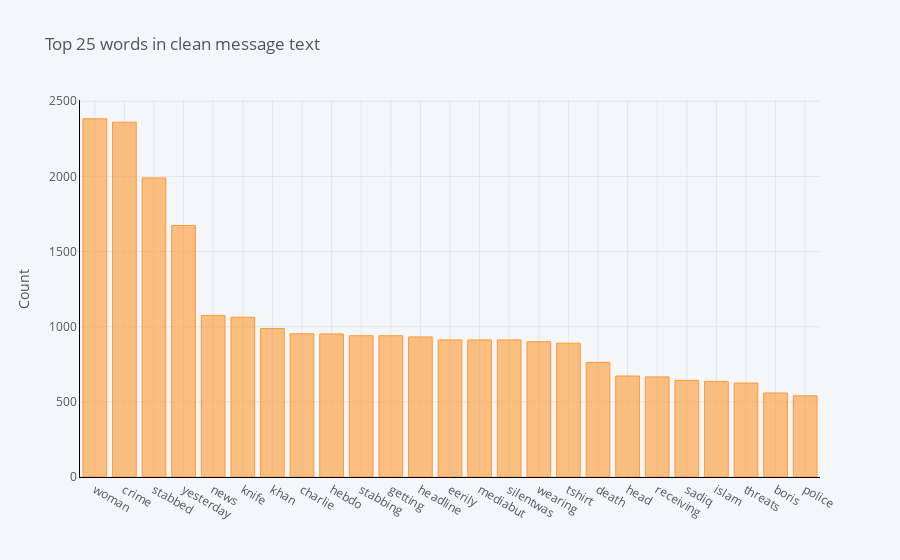
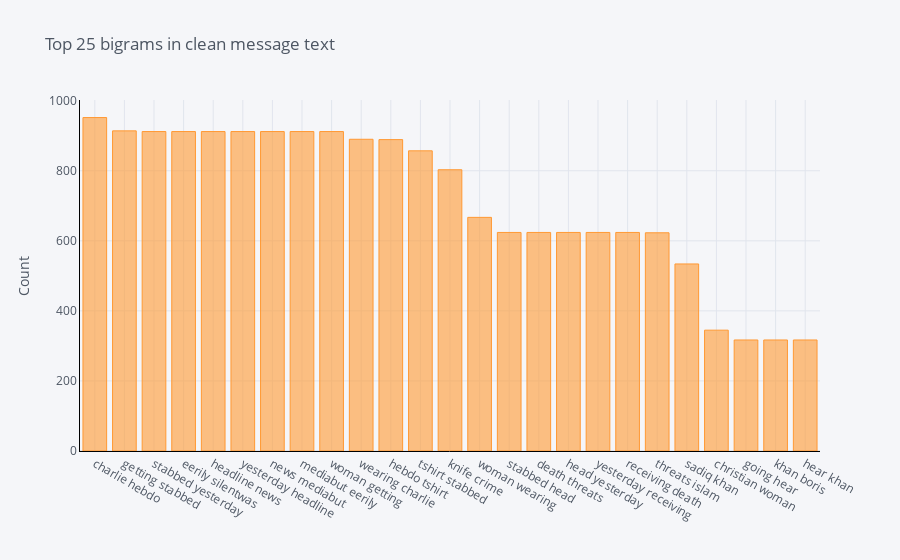
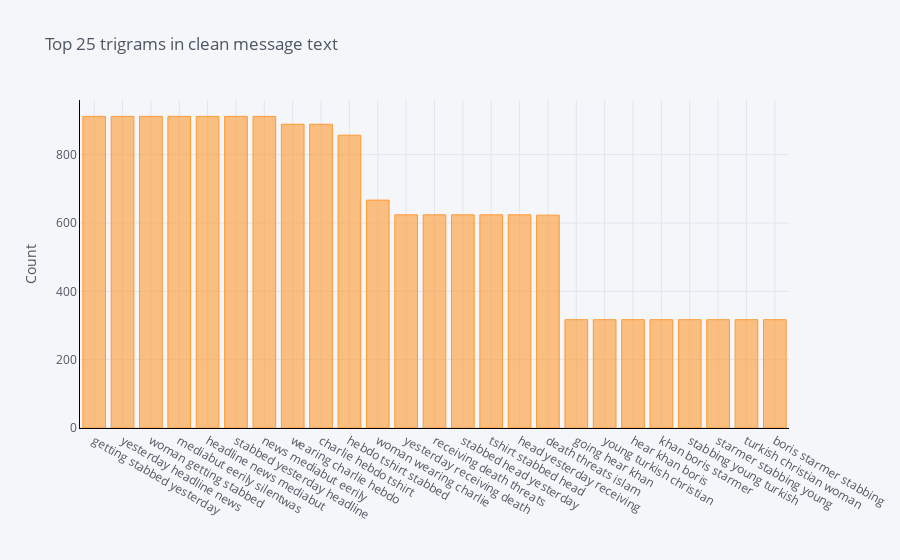

The cell these charts' notebook holds for them, in order:
### Code cell
print("Number of all words = " + str(len(unique_all))) # we have 462922 unique words
print("Number of hash_tags = " + str(len(unique_hashtag))) 

plot_ngrams(all_tweet_cleaned, 'Clean_MessageText')

### Figure 1 — Plotly figure (JSON) as saved in the notebook; plotly's stock layout.template omitted (floating-point values rounded to 4 significant figures)
{"data": [{"marker": {"color": "rgba(255, 153, 51, 0.6)", "line": {"color": "rgba(255, 153, 51, 1.0)", "width": 1}}, "name": "count", "orientation": "v", "text": "", "type": "bar", "x": ["woman", "crime", "stabbed", "yesterday", "news", "knife", "khan", "charlie", "hebdo", "stabbing", "getting", "headline", "eerily", "mediabut", "silentwas", "wearing", "tshirt", "death", "head", "receiving", "sadiq", "islam", "threats", "boris", "police"], "y": [2383, 2361, 1990, 1673, 1075, 1063, 988, 953, 952, 940, 940, 932, 912, 912, 912, 900, 890, 763, 672, 666, 643, 636, 625, 559, 540]}], "layout": {"legend": {"bgcolor": "#F5F6F9", "font": {"color": "#4D5663"}}, "paper_bgcolor": "#F5F6F9", "plot_bgcolor": "#F5F6F9", "title": {"font": {"color": "#4D5663"}, "text": "Top 25 words in clean message text"}, "xaxis": {"gridcolor": "#E1E5ED", "linecolor": "black", "showgrid": true, "tickfont": {"color": "#4D5663"}, "title": {"font": {"color": "#4D5663"}, "text": ""}, "zerolinecolor": "#E1E5ED"}, "yaxis": {"gridcolor": "#E1E5ED", "linecolor": "black", "showgrid": true, "tickfont": {"color": "#4D5663"}, "title": {"font": {"color": "#4D5663"}, "text": "Count"}, "zerolinecolor": "#E1E5ED"}}}

### Figure 2 — Plotly figure (JSON) as saved in the notebook; plotly's stock layout.template omitted (floating-point values rounded to 4 significant figures)
{"data": [{"marker": {"color": "rgba(255, 153, 51, 0.6)", "line": {"color": "rgba(255, 153, 51, 1.0)", "width": 1}}, "name": "count", "orientation": "v", "text": "", "type": "bar", "x": ["charlie hebdo", "getting stabbed", "stabbed yesterday", "eerily silentwas", "headline news", "yesterday headline", "news mediabut", "mediabut eerily", "woman getting", "wearing charlie", "hebdo tshirt", "tshirt stabbed", "knife crime", "woman wearing", "stabbed head", "death threats", "head yesterday", "yesterday receiving", "receiving death", "threats islam", "sadiq khan", "christian woman", "going hear", "khan boris", "hear khan"], "y": [952, 914, 912, 912, 912, 912, 912, 912, 912, 890, 889, 857, 803, 667, 624, 624, 624, 624, 624, 623, 534, 345, 317, 317, 317]}], "layout": {"legend": {"bgcolor": "#F5F6F9", "font": {"color": "#4D5663"}}, "paper_bgcolor": "#F5F6F9", "plot_bgcolor": "#F5F6F9", "title": {"font": {"color": "#4D5663"}, "text": "Top 25 bigrams in clean message text"}, "xaxis": {"gridcolor": "#E1E5ED", "linecolor": "black", "showgrid": true, "tickfont": {"color": "#4D5663"}, "title": {"font": {"color": "#4D5663"}, "text": ""}, "zerolinecolor": "#E1E5ED"}, "yaxis": {"gridcolor": "#E1E5ED", "linecolor": "black", "showgrid": true, "tickfont": {"color": "#4D5663"}, "title": {"font": {"color": "#4D5663"}, "text": "Count"}, "zerolinecolor": "#E1E5ED"}}}

### Figure 3 — Plotly figure (JSON) as saved in the notebook; plotly's stock layout.template omitted (floating-point values rounded to 4 significant figures)
{"data": [{"marker": {"color": "rgba(255, 153, 51, 0.6)", "line": {"color": "rgba(255, 153, 51, 1.0)", "width": 1}}, "name": "count", "orientation": "v", "text": "", "type": "bar", "x": ["getting stabbed yesterday", "yesterday headline news", "woman getting stabbed", "mediabut eerily silentwas", "headline news mediabut", "stabbed yesterday headline", "news mediabut eerily", "wearing charlie hebdo", "charlie hebdo tshirt", "hebdo tshirt stabbed", "woman wearing charlie", "yesterday receiving death", "receiving death threats", "stabbed head yesterday", "tshirt stabbed head", "head yesterday receiving", "death threats islam", "going hear khan", "young turkish christian", "hear khan boris", "khan boris starmer", "stabbing young turkish", "starmer stabbing young", "turkish christian woman", "boris starmer stabbing"], "y": [912, 912, 912, 912, 912, 912, 912, 889, 889, 857, 667, 624, 624, 624, 624, 624, 623, 317, 317, 317, 317, 317, 317, 317, 317]}], "layout": {"legend": {"bgcolor": "#F5F6F9", "font": {"color": "#4D5663"}}, "paper_bgcolor": "#F5F6F9", "plot_bgcolor": "#F5F6F9", "title": {"font": {"color": "#4D5663"}, "text": "Top 25 trigrams in clean message text"}, "xaxis": {"gridcolor": "#E1E5ED", "linecolor": "black", "showgrid": true, "tickfont": {"color": "#4D5663"}, "title": {"font": {"color": "#4D5663"}, "text": ""}, "zerolinecolor": "#E1E5ED"}, "yaxis": {"gridcolor": "#E1E5ED", "linecolor": "black", "showgrid": true, "tickfont": {"color": "#4D5663"}, "title": {"font": {"color": "#4D5663"}, "text": "Count"}, "zerolinecolor": "#E1E5ED"}}}
